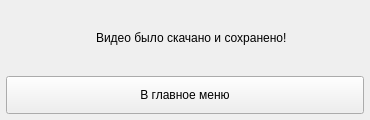
<?xml version="1.0" encoding="UTF-8"?>
<ui version="4.0">
 <class>Form</class>
 <widget class="QWidget" name="Form">
  <property name="windowModality">
   <enum>Qt::WindowModality::ApplicationModal</enum>
  </property>
  <property name="geometry">
   <rect>
    <x>0</x>
    <y>0</y>
    <width>370</width>
    <height>120</height>
   </rect>
  </property>
  <property name="minimumSize">
   <size>
    <width>370</width>
    <height>120</height>
   </size>
  </property>
  <property name="maximumSize">
   <size>
    <width>370</width>
    <height>120</height>
   </size>
  </property>
  <property name="windowTitle">
   <string>Скачано успешно</string>
  </property>
  <property name="windowIcon">
   <iconset>
    <normaloff>:/dialogIcons/dialog-positive.svg</normaloff>:/dialogIcons/dialog-positive.svg</iconset>
  </property>
  <widget class="QLabel" name="complete_pic">
   <property name="geometry">
    <rect>
     <x>6</x>
     <y>6</y>
     <width>64</width>
     <height>64</height>
    </rect>
   </property>
   <property name="maximumSize">
    <size>
     <width>64</width>
     <height>64</height>
    </size>
   </property>
   <property name="text">
    <string/>
   </property>
   <property name="pixmap">
    <pixmap resource="../6e42df7a/resources.qrc">:/icons/dialog-positive.svg</pixmap>
   </property>
   <property name="scaledContents">
    <bool>false</bool>
   </property>
  </widget>
  <widget class="QPushButton" name="mainMenu">
   <property name="geometry">
    <rect>
     <x>6</x>
     <y>76</y>
     <width>358</width>
     <height>38</height>
    </rect>
   </property>
   <property name="minimumSize">
    <size>
     <width>358</width>
     <height>38</height>
    </size>
   </property>
   <property name="maximumSize">
    <size>
     <width>358</width>
     <height>38</height>
    </size>
   </property>
   <property name="text">
    <string>В главное меню</string>
   </property>
  </widget>
  <widget class="QLabel" name="label">
   <property name="geometry">
    <rect>
     <x>96</x>
     <y>6</y>
     <width>248</width>
     <height>64</height>
    </rect>
   </property>
   <property name="minimumSize">
    <size>
     <width>248</width>
     <height>64</height>
    </size>
   </property>
   <property name="maximumSize">
    <size>
     <width>248</width>
     <height>64</height>
    </size>
   </property>
   <property name="text">
    <string>Видео было скачано и сохранено!</string>
   </property>
  </widget>
 </widget>
 <resources>
  <include location="../6e42df7a/resources.qrc"/>
 </resources>
 <connections/>
</ui>
